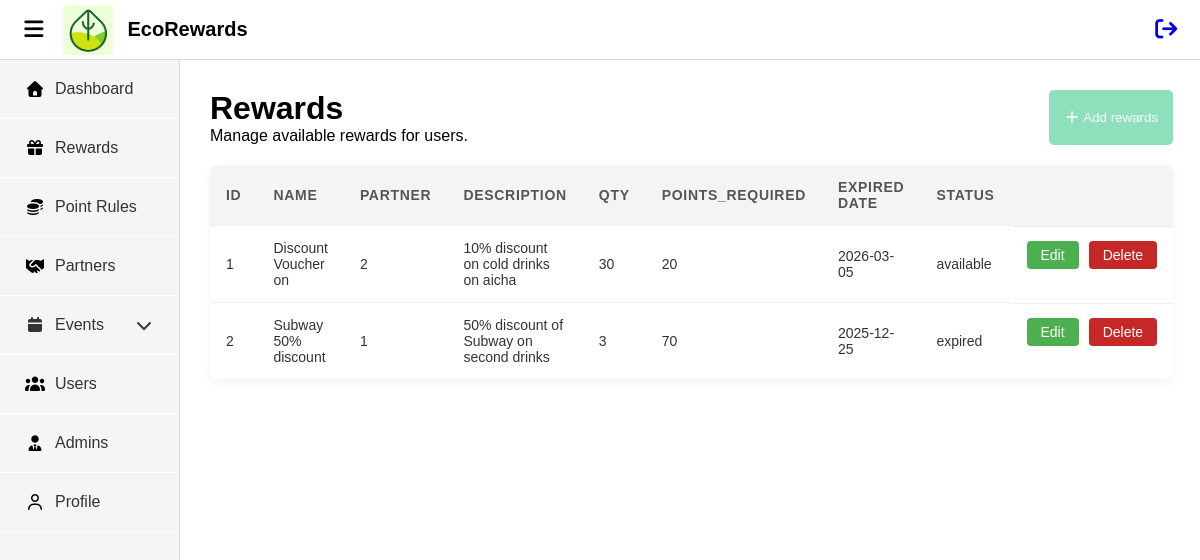
/admin/rewards.php, run on an earlier commit of the app's database.
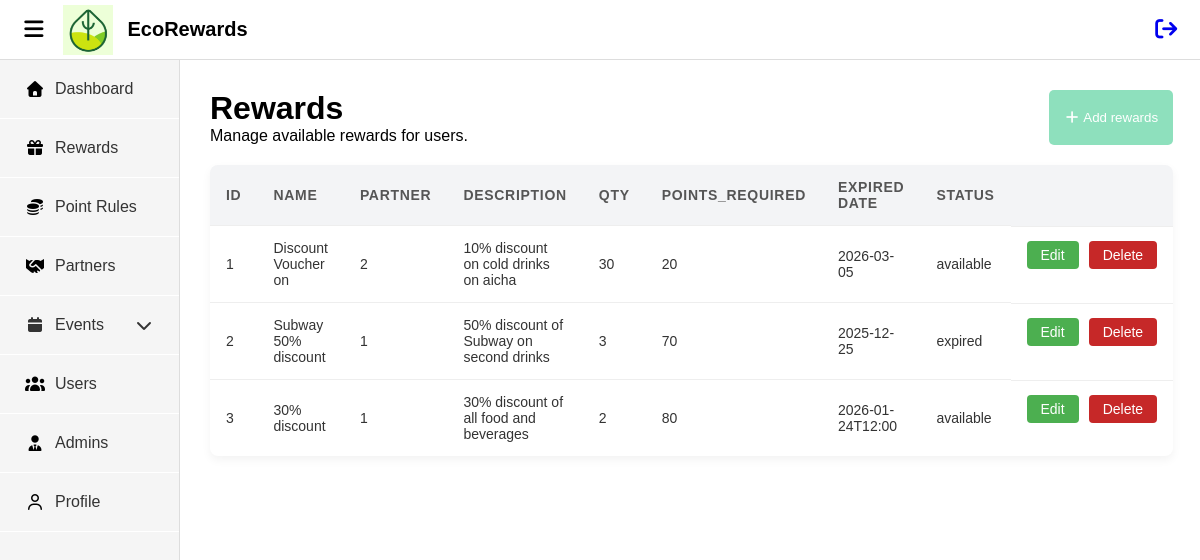
And on a later commit of the database.
### tables this page shows
CREATE TABLE `rewards` (
  `id` int(11) NOT NULL,
  `partners_id` int(11) NOT NULL,
  `name` varchar(20) DEFAULT NULL,
  `description` varchar(50) NOT NULL,
  `quantity` int(11) NOT NULL,
  `points_required` int(11) NOT NULL,
  `expired_at` varchar(30) NOT NULL,
  `status` enum('available','outofstock','expired') NOT NULL DEFAULT 'available',
  `created_at` varchar(30) NOT NULL
);

### admin/rewards.php (the view, shortened to what this page needs)
<!DOCTYPE html>
<html lang="en">
<head>
    <link href="./assets/css/style.css" rel="stylesheet" type="text/css" />
    <link rel="stylesheet" href="https://cdnjs.cloudflare.com/ajax/libs/font-awesome/7.0.1/css/all.min.css" />
</head>
<body>
    <?php include('topnavbar.php') ?>
    <div class="wrapper">
        <?php include('sidebar.php') ?>
        <main class="main">
            <div class="header">
                <div>
                    <h1>Rewards</h1>
                    <p>Manage available rewards for users.</p>
                </div>
                <button class="addrewards" id="addrewards">
                    <i class="fa-solid fa-plus"></i>
                     Add rewards
                </button>
            </div>
            <table class="rewardstable">
                <thead>
                    <tr>
                        <th>ID</th>
                        <th>Name</th>
                        <th>Partner</th>
                        <th>Description</th>
                        <th>Qty</th>
                        <th>Points_required</th>
                        <th>Expired Date</th>
                        <th>status</th>
                        <th></th>
                    </tr>
                </thead>
                <?php
                include('conn.php');
                $sql = "Select * From rewards";
                $result = mysqli_query($dbConn,$sql);
                while($rows = mysqli_fetch_array($result)){
                    echo "<tr>";
                    echo "<td>".$rows['id']."</td>";
                    echo "<td>".$rows['name']."</td>";
                    echo "<td>".$rows['partners_id']."</td>";
                    echo "<td>".$rows['description']."</td>";
                    echo "<td>".$rows['quantity']."</td>";
                    echo "<td>".$rows['points_required']."</td>";
                    echo "<td>".$rows['expired_at']."</td>";
                    echo "<td>".$rows['status']."</td>";
                    echo "<td class='action-buttons'>
                        <a href='editrewards.php?id=".$rows['id']."' class='btn-outline btnedit'>Edit</a>
                        <a href='deleterewards.php?id=".$rows['id']."' class='btn-outline btndelete'>Delete</a>
                    </td>";
                }
                ?>
                </table>
        </main>
    </div>
</body>
</html>

What changed in the data, as far as the page shows it:
added rewards: id "3", name "30% discount", partners "1", description "30% discount of all food and beverages", quantity "2", points_required "80", expired_at "2026-01-24T12:00", status "available"
